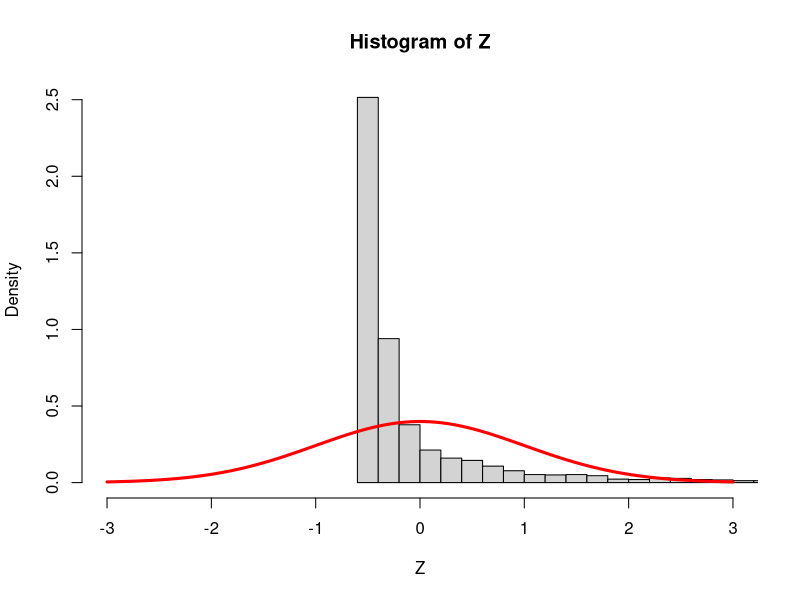

Recreate this plot in R.
set.seed(123456)

Nsim <- 2000
n <- 2

a <- .1
b <- .1

true_mean <- a / b
true_var <- a / b^2

Z <- numeric(Nsim)

for(i in 1:Nsim){
  X <- rgamma(n, shape = a, rate = b)
  Z[i] = (mean(X) - true_mean) / sqrt(true_var / n)
}

hist(Z, freq = FALSE, breaks = "Scott", xlim = c(-3, 3))
curve(dnorm(x), from = -3, to = 3, n = 100, col = "red", add = TRUE, lwd = 3)